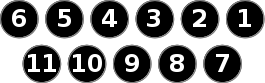
#> input picture custom/sans1/lib/gui/sampleChanger11.png, 265 x 83 px
$ python -i gammafilter.py   (imports and definitions only)
#> lines starting #> are read from the running program, lines starting #| are printed output that depends on the picture; after the words box and inside, x2 and y2 are one past the last pixel; in counts of white or black regions, pixels touching at a corner belong together
#> further down, picture is the input picture: shape (83, 265, 3); min 0, max 255, mean 133.5
# *****************************************************************************
# NICOS, the Networked Instrument Control System of the MLZ
# Copyright (c) 2009-present by the NICOS contributors (see AUTHORS)
#
# This program is free software; you can redistribute it and/or modify it under
# the terms of the GNU General Public License as published by the Free Software
# Foundation; either version 2 of the License, or (at your option) any later
# version.
#
# This program is distributed in the hope that it will be useful, but WITHOUT
# ANY WARRANTY; without even the implied warranty of MERCHANTABILITY or FITNESS
# FOR A PARTICULAR PURPOSE.  See the GNU General Public License for more
# details.
#
# You should have received a copy of the GNU General Public License along with
# this program; if not, write to the Free Software Foundation, Inc.,
# 59 Temple Place, Suite 330, Boston, MA  02111-1307  USA
#
# Module authors:
#   Tobias Neuwirth <tobias.neuwirth@frm2.tum.de>
#
# *****************************************************************************

from math import exp, pi

import cv2
import numpy as np
from scipy import ndimage, signal


def LaplacianOfGaussian(n, sigma):
    """Laplacian of Gaussian.

    :param N: kernel size.
    :type N: :class:'int'
    :param sigma: width
    :type sigma: :class:'float'
    """
#> called with n = 9, sigma = 0.8
    if np.mod(n, 2) == 0:
        n = n + 1
    n2 = n // 2
    g = np.zeros([n, n])
    log = np.zeros([n, n])
    sigma = float(sigma)
    for i in np.arange(-n2, n2 + 1):
        for j in np.arange(-n2, n2 + 1):
            g[i + n2, j + n2] = exp(
                -(i * i + j * j) / (2. * sigma * sigma))
    sumg = np.sum(g)
    for i in np.arange(-n2, n2 + 1):
        for j in np.arange(-n2, n2 + 1):
            log[i + n2, j + n2] = (i * i + j * j - 2 * sigma * sigma) * \
                g[i + n2, j + n2] / (2. * pi * pow(sigma, 6) * sumg)
    return log


def scharr_filter(img):
    """
    Analysis function for sharpness of a given numpy array.

    First generates a scharr-filter for the x and y direction. Afterward
    it performs a convolution of the scharr with the array and calculates
    the mean value of the absolute.
    Input: region (numpy array)
    Output: sharpness (scalar)
    """
    if img.min() == img.max():
        return 0
    scharr = np.array([[-3 - 3j, 0 - 10j, 3 - 3j],
                       [-10 + 0j, 0 + 0j, 10 + 0j],
                       [-3 + 3j, 0 + 10j, 3 + 3j]])
    grad = signal.convolve2d(img, scharr, boundary='symm', mode='same')
    sharpness = np.mean(np.absolute(grad))
    return sharpness


def gam_rem_adp_log(img, thr3=25, thr5=100, thr7=400, sig_log=0.8):
    f_log = -LaplacianOfGaussian(9, sig_log)  # create kernel of LOG filter

    img_log = cv2.filter2D(
        img, -1, cv2.flip(f_log, -1), borderType=cv2.BORDER_CONSTANT)
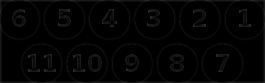
#> img_log: shape (83, 265, 3); min 0, max 44, mean 3.7
    # median the LOG edge enhanced image, 3 by 3 is good enough
    img_logm3 = cv2.medianBlur(img_log, 3)
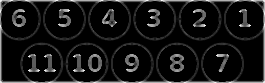
#> img_logm3: shape (83, 265, 3); min 0, max 36, mean 3.2; drawn with min black and max white
    # substitute only those pixels whose values are greater than adaptive
    # threshold, which is set to median(log(img))+thr, where thr is a
    # predetermined constant chosen to be best fitted for specific noise
    # characteristics by user.
    # Adaptive filter size:
    # "Opening" operator:
    imgthr3 = np.greater(img_log, img_logm3 + thr3)
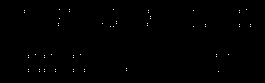
#> imgthr3: shape (83, 265, 3) bool; 0.26% white in thin lines or dots, all inside (x1, y1, x2, y2) = (24, 9, 251, 72)
    imgthr5 = np.greater(img_log, img_logm3 + thr5)
#> imgthr5: shape (83, 265, 3) bool; every value is 0
    imgthr7 = np.greater(img_log, img_logm3 + thr7)

    # we found that some of the edge pixels are not removed. so we dilate the
    # map7
    s = np.ones([3, 3])
#> (the run stopped early here; a loop or call above may not have finished)

$ run again, on custom/sans1/lib/gui/sampleChanger22.png
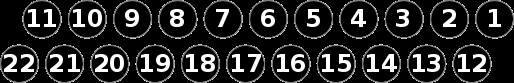
#> input picture custom/sans1/lib/gui/sampleChanger22.png, 514 x 83 px
#> picture is the input picture: shape (83, 514, 3); min 0, max 255, mean 41.5
#> in gam_rem_adp_log, `img_logm3 = cv2.medianBlur(img_log, 3)`:
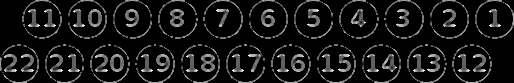
#> img_logm3: shape (83, 514, 3); min 0, max 34, mean 3.1; drawn with min black and max white
#> in gam_rem_adp_log, `imgthr3 = np.greater(img_log, img_logm3 + thr3)`:
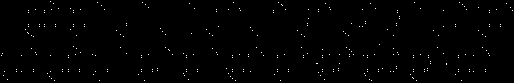
#> imgthr3: shape (83, 514, 3) bool; 0.72% white in thin lines or dots
#> imgthr5: shape (83, 514, 3) bool; every value is 0
